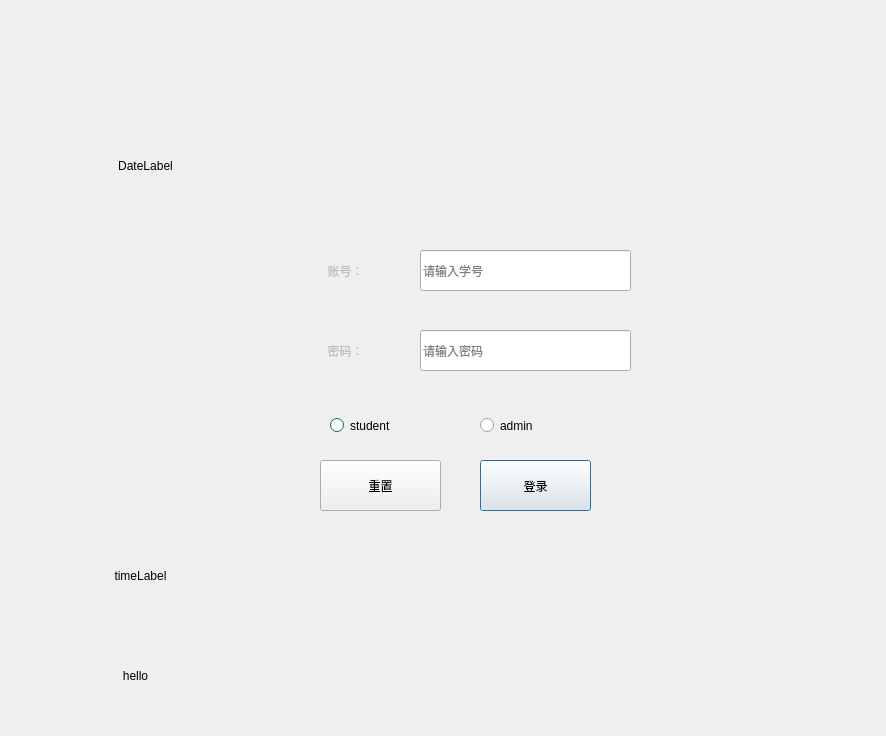
<?xml version="1.0" encoding="UTF-8"?>
<ui version="4.0">
 <class>Login</class>
 <widget class="QDialog" name="Login">
  <property name="geometry">
   <rect>
    <x>0</x>
    <y>0</y>
    <width>886</width>
    <height>736</height>
   </rect>
  </property>
  <property name="windowTitle">
   <string>系统登录界面</string>
  </property>
  <property name="windowIcon">
   <iconset resource="assets.qrc">
    <normaloff>:/assets/assets/Admin.png</normaloff>:/assets/assets/Admin.png</iconset>
  </property>
  <property name="autoFillBackground">
   <bool>false</bool>
  </property>
  <property name="styleSheet">
   <string notr="true">
background-image: url(:/assets/assets/loginBgd.png);
</string>
  </property>
  <property name="sizeGripEnabled">
   <bool>false</bool>
  </property>
  <widget class="QLabel" name="label_4">
   <property name="geometry">
    <rect>
     <x>0</x>
     <y>0</y>
     <width>901</width>
     <height>111</height>
    </rect>
   </property>
   <property name="autoFillBackground">
    <bool>false</bool>
   </property>
   <property name="text">
    <string/>
   </property>
   <property name="pixmap">
    <pixmap resource="assets.qrc">:/assets/assets/LOGO.png</pixmap>
   </property>
   <property name="scaledContents">
    <bool>true</bool>
   </property>
  </widget>
  <widget class="QLabel" name="label_2">
   <property name="enabled">
    <bool>false</bool>
   </property>
   <property name="geometry">
    <rect>
     <x>300</x>
     <y>250</y>
     <width>91</width>
     <height>41</height>
    </rect>
   </property>
   <property name="cursor">
    <cursorShape>ArrowCursor</cursorShape>
   </property>
   <property name="styleSheet">
    <string notr="true">background-image:url(:/assets/assets/label.jpg);</string>
   </property>
   <property name="text">
    <string>账号：</string>
   </property>
   <property name="alignment">
    <set>Qt::AlignCenter</set>
   </property>
  </widget>
  <widget class="QLineEdit" name="IDIineEdit">
   <property name="geometry">
    <rect>
     <x>420</x>
     <y>250</y>
     <width>211</width>
     <height>41</height>
    </rect>
   </property>
   <property name="tabletTracking">
    <bool>true</bool>
   </property>
   <property name="styleSheet">
    <string notr="true">background-image:url(:/assets/assets/label.jpg);</string>
   </property>
   <property name="text">
    <string/>
   </property>
   <property name="echoMode">
    <enum>QLineEdit::Normal</enum>
   </property>
   <property name="placeholderText">
    <string>请输入学号</string>
   </property>
   <property name="cursorMoveStyle">
    <enum>Qt::LogicalMoveStyle</enum>
   </property>
   <property name="clearButtonEnabled">
    <bool>true</bool>
   </property>
  </widget>
  <widget class="QLineEdit" name="pwdLineEdit">
   <property name="geometry">
    <rect>
     <x>420</x>
     <y>330</y>
     <width>211</width>
     <height>41</height>
    </rect>
   </property>
   <property name="baseSize">
    <size>
     <width>1</width>
     <height>3</height>
    </size>
   </property>
   <property name="tabletTracking">
    <bool>false</bool>
   </property>
   <property name="contextMenuPolicy">
    <enum>Qt::DefaultContextMenu</enum>
   </property>
   <property name="styleSheet">
    <string notr="true">background-image:url(:/assets/assets/label.jpg);</string>
   </property>
   <property name="text">
    <string/>
   </property>
   <property name="echoMode">
    <enum>QLineEdit::Password</enum>
   </property>
   <property name="placeholderText">
    <string>请输入密码</string>
   </property>
   <property name="clearButtonEnabled">
    <bool>true</bool>
   </property>
  </widget>
  <widget class="QLabel" name="hello">
   <property name="geometry">
    <rect>
     <x>20</x>
     <y>650</y>
     <width>231</width>
     <height>51</height>
    </rect>
   </property>
   <property name="styleSheet">
    <string notr="true">background-image:url(:/assets/assets/label.jpg);</string>
   </property>
   <property name="text">
    <string>hello</string>
   </property>
   <property name="alignment">
    <set>Qt::AlignCenter</set>
   </property>
  </widget>
  <widget class="QLabel" name="timeLabel">
   <property name="geometry">
    <rect>
     <x>20</x>
     <y>550</y>
     <width>241</width>
     <height>51</height>
    </rect>
   </property>
   <property name="contextMenuPolicy">
    <enum>Qt::DefaultContextMenu</enum>
   </property>
   <property name="styleSheet">
    <string notr="true">background-image:url(:/assets/assets/label.jpg);</string>
   </property>
   <property name="text">
    <string>timeLabel</string>
   </property>
   <property name="alignment">
    <set>Qt::AlignCenter</set>
   </property>
  </widget>
  <widget class="QPushButton" name="loginPushButton">
   <property name="geometry">
    <rect>
     <x>480</x>
     <y>460</y>
     <width>111</width>
     <height>51</height>
    </rect>
   </property>
   <property name="styleSheet">
    <string notr="true">background-image:url(:/assets/assets/label.jpg);</string>
   </property>
   <property name="text">
    <string>登录</string>
   </property>
  </widget>
  <widget class="QPushButton" name="cancelPushButton">
   <property name="geometry">
    <rect>
     <x>320</x>
     <y>460</y>
     <width>121</width>
     <height>51</height>
    </rect>
   </property>
   <property name="styleSheet">
    <string notr="true">background-image:url(:/assets/assets/label.jpg);</string>
   </property>
   <property name="text">
    <string>重置</string>
   </property>
  </widget>
  <widget class="QRadioButton" name="studentRadioButton">
   <property name="geometry">
    <rect>
     <x>330</x>
     <y>410</y>
     <width>111</width>
     <height>31</height>
    </rect>
   </property>
   <property name="palette">
    <palette>
     <active>
      <colorrole role="WindowText">
       <brush brushstyle="SolidPattern">
        <color alpha="255">
         <red>0</red>
         <green>0</green>
         <blue>0</blue>
        </color>
       </brush>
      </colorrole>
      <colorrole role="Button">
       <brush brushstyle="SolidPattern">
        <color alpha="255">
         <red>0</red>
         <green>170</green>
         <blue>127</blue>
        </color>
       </brush>
      </colorrole>
      <colorrole role="Light">
       <brush brushstyle="SolidPattern">
        <color alpha="255">
         <red>0</red>
         <green>255</green>
         <blue>191</blue>
        </color>
       </brush>
      </colorrole>
      <colorrole role="Midlight">
       <brush brushstyle="SolidPattern">
        <color alpha="255">
         <red>0</red>
         <green>212</green>
         <blue>159</blue>
        </color>
       </brush>
      </colorrole>
      <colorrole role="Dark">
       <brush brushstyle="SolidPattern">
        <color alpha="255">
         <red>0</red>
         <green>85</green>
         <blue>63</blue>
        </color>
       </brush>
      </colorrole>
      <colorrole role="Mid">
       <brush brushstyle="SolidPattern">
        <color alpha="255">
         <red>0</red>
         <green>113</green>
         <blue>84</blue>
        </color>
       </brush>
      </colorrole>
      <colorrole role="Text">
       <brush brushstyle="SolidPattern">
        <color alpha="255">
         <red>0</red>
         <green>0</green>
         <blue>0</blue>
        </color>
       </brush>
      </colorrole>
      <colorrole role="BrightText">
       <brush brushstyle="SolidPattern">
        <color alpha="255">
         <red>255</red>
         <green>255</green>
         <blue>255</blue>
        </color>
       </brush>
      </colorrole>
      <colorrole role="ButtonText">
       <brush brushstyle="SolidPattern">
        <color alpha="255">
         <red>0</red>
         <green>0</green>
         <blue>0</blue>
        </color>
       </brush>
      </colorrole>
      <colorrole role="Base">
       <brush brushstyle="SolidPattern">
        <color alpha="255">
         <red>255</red>
         <green>255</green>
         <blue>255</blue>
        </color>
       </brush>
      </colorrole>
      <colorrole role="Window">
       <brush brushstyle="SolidPattern">
        <color alpha="255">
         <red>0</red>
         <green>170</green>
         <blue>127</blue>
        </color>
       </brush>
      </colorrole>
      <colorrole role="Shadow">
       <brush brushstyle="SolidPattern">
        <color alpha="255">
         <red>0</red>
         <green>0</green>
         <blue>0</blue>
        </color>
       </brush>
      </colorrole>
      <colorrole role="AlternateBase">
       <brush brushstyle="SolidPattern">
        <color alpha="255">
         <red>127</red>
         <green>212</green>
         <blue>191</blue>
        </color>
       </brush>
      </colorrole>
      <colorrole role="ToolTipBase">
       <brush brushstyle="SolidPattern">
        <color alpha="255">
         <red>255</red>
         <green>255</green>
         <blue>220</blue>
        </color>
       </brush>
      </colorrole>
      <colorrole role="ToolTipText">
       <brush brushstyle="SolidPattern">
        <color alpha="255">
         <red>0</red>
         <green>0</green>
         <blue>0</blue>
        </color>
       </brush>
      </colorrole>
     </active>
     <inactive>
      <colorrole role="WindowText">
       <brush brushstyle="SolidPattern">
        <color alpha="255">
         <red>0</red>
         <green>0</green>
         <blue>0</blue>
        </color>
       </brush>
      </colorrole>
      <colorrole role="Button">
       <brush brushstyle="SolidPattern">
        <color alpha="255">
         <red>0</red>
         <green>170</green>
         <blue>127</blue>
        </color>
       </brush>
      </colorrole>
      <colorrole role="Light">
       <brush brushstyle="SolidPattern">
        <color alpha="255">
         <red>0</red>
         <green>255</green>
         <blue>191</blue>
        </color>
       </brush>
      </colorrole>
      <colorrole role="Midlight">
       <brush brushstyle="SolidPattern">
        <color alpha="255">
         <red>0</red>
         <green>212</green>
         <blue>159</blue>
        </color>
       </brush>
      </colorrole>
      <colorrole role="Dark">
       <brush brushstyle="SolidPattern">
        <color alpha="255">
         <red>0</red>
         <green>85</green>
         <blue>63</blue>
        </color>
       </brush>
      </colorrole>
      <colorrole role="Mid">
       <brush brushstyle="SolidPattern">
        <color alpha="255">
         <red>0</red>
         <green>113</green>
         <blue>84</blue>
        </color>
       </brush>
      </colorrole>
      <colorrole role="Text">
       <brush brushstyle="SolidPattern">
        <color alpha="255">
         <red>0</red>
         <green>0</green>
         <blue>0</blue>
        </color>
       </brush>
      </colorrole>
      <colorrole role="BrightText">
       <brush brushstyle="SolidPattern">
        <color alpha="255">
         <red>255</red>
         <green>255</green>
         <blue>255</blue>
        </color>
       </brush>
      </colorrole>
      <colorrole role="ButtonText">
       <brush brushstyle="SolidPattern">
        <color alpha="255">
         <red>0</red>
         <green>0</green>
         <blue>0</blue>
        </color>
       </brush>
      </colorrole>
      <colorrole role="Base">
       <brush brushstyle="SolidPattern">
        <color alpha="255">
         <red>255</red>
         <green>255</green>
         <blue>255</blue>
        </color>
       </brush>
      </colorrole>
      <colorrole role="Window">
       <brush brushstyle="SolidPattern">
        <color alpha="255">
         <red>0</red>
         <green>170</green>
         <blue>127</blue>
        </color>
       </brush>
      </colorrole>
      <colorrole role="Shadow">
       <brush brushstyle="SolidPattern">
        <color alpha="255">
         <red>0</red>
         <green>0</green>
         <blue>0</blue>
        </color>
       </brush>
      </colorrole>
      <colorrole role="AlternateBase">
       <brush brushstyle="SolidPattern">
        <color alpha="255">
         <red>127</red>
         <green>212</green>
         <blue>191</blue>
        </color>
       </brush>
      </colorrole>
      <colorrole role="ToolTipBase">
       <brush brushstyle="SolidPattern">
        <color alpha="255">
         <red>255</red>
         <green>255</green>
         <blue>220</blue>
        </color>
       </brush>
      </colorrole>
      <colorrole role="ToolTipText">
       <brush brushstyle="SolidPattern">
        <color alpha="255">
         <red>0</red>
         <green>0</green>
         <blue>0</blue>
        </color>
       </brush>
      </colorrole>
     </inactive>
     <disabled>
      <colorrole role="WindowText">
       <brush brushstyle="SolidPattern">
        <color alpha="255">
         <red>0</red>
         <green>85</green>
         <blue>63</blue>
        </color>
       </brush>
      </colorrole>
      <colorrole role="Button">
       <brush brushstyle="SolidPattern">
        <color alpha="255">
         <red>0</red>
         <green>170</green>
         <blue>127</blue>
        </color>
       </brush>
      </colorrole>
      <colorrole role="Light">
       <brush brushstyle="SolidPattern">
        <color alpha="255">
         <red>0</red>
         <green>255</green>
         <blue>191</blue>
        </color>
       </brush>
      </colorrole>
      <colorrole role="Midlight">
       <brush brushstyle="SolidPattern">
        <color alpha="255">
         <red>0</red>
         <green>212</green>
         <blue>159</blue>
        </color>
       </brush>
      </colorrole>
      <colorrole role="Dark">
       <brush brushstyle="SolidPattern">
        <color alpha="255">
         <red>0</red>
         <green>85</green>
         <blue>63</blue>
        </color>
       </brush>
      </colorrole>
      <colorrole role="Mid">
       <brush brushstyle="SolidPattern">
        <color alpha="255">
         <red>0</red>
         <green>113</green>
         <blue>84</blue>
        </color>
       </brush>
      </colorrole>
      <colorrole role="Text">
       <brush brushstyle="SolidPattern">
        <color alpha="255">
         <red>0</red>
         <green>85</green>
         <blue>63</blue>
        </color>
       </brush>
      </colorrole>
      <colorrole role="BrightText">
       <brush brushstyle="SolidPattern">
        <color alpha="255">
         <red>255</red>
         <green>255</green>
         <blue>255</blue>
        </color>
       </brush>
      </colorrole>
      <colorrole role="ButtonText">
       <brush brushstyle="SolidPattern">
        <color alpha="255">
         <red>0</red>
         <green>85</green>
         <blue>63</blue>
        </color>
       </brush>
      </colorrole>
      <colorrole role="Base">
       <brush brushstyle="SolidPattern">
        <color alpha="255">
         <red>0</red>
         <green>170</green>
         <blue>127</blue>
        </color>
       </brush>
      </colorrole>
      <colorrole role="Window">
       <brush brushstyle="SolidPattern">
        <color alpha="255">
         <red>0</red>
         <green>170</green>
         <blue>127</blue>
        </color>
       </brush>
      </colorrole>
      <colorrole role="Shadow">
       <brush brushstyle="SolidPattern">
        <color alpha="255">
         <red>0</red>
         <green>0</green>
         <blue>0</blue>
        </color>
       </brush>
      </colorrole>
      <colorrole role="AlternateBase">
       <brush brushstyle="SolidPattern">
        <color alpha="255">
         <red>0</red>
         <green>170</green>
         <blue>127</blue>
        </color>
       </brush>
      </colorrole>
      <colorrole role="ToolTipBase">
       <brush brushstyle="SolidPattern">
        <color alpha="255">
         <red>255</red>
         <green>255</green>
         <blue>220</blue>
        </color>
       </brush>
      </colorrole>
      <colorrole role="ToolTipText">
       <brush brushstyle="SolidPattern">
        <color alpha="255">
         <red>0</red>
         <green>0</green>
         <blue>0</blue>
        </color>
       </brush>
      </colorrole>
     </disabled>
    </palette>
   </property>
   <property name="styleSheet">
    <string notr="true">background-image:url(:/assets/assets/label.jpg);</string>
   </property>
   <property name="text">
    <string>student</string>
   </property>
  </widget>
  <widget class="QRadioButton" name="adminRadioButton">
   <property name="geometry">
    <rect>
     <x>480</x>
     <y>410</y>
     <width>111</width>
     <height>31</height>
    </rect>
   </property>
   <property name="styleSheet">
    <string notr="true">background-image:url(:/assets/assets/label.jpg);</string>
   </property>
   <property name="text">
    <string>admin</string>
   </property>
  </widget>
  <widget class="QLabel" name="DateLabel">
   <property name="geometry">
    <rect>
     <x>30</x>
     <y>140</y>
     <width>231</width>
     <height>51</height>
    </rect>
   </property>
   <property name="styleSheet">
    <string notr="true">background-image:url(:/assets/assets/label.jpg);</string>
   </property>
   <property name="text">
    <string>DateLabel</string>
   </property>
   <property name="alignment">
    <set>Qt::AlignCenter</set>
   </property>
  </widget>
  <widget class="QLabel" name="label_5">
   <property name="enabled">
    <bool>false</bool>
   </property>
   <property name="geometry">
    <rect>
     <x>300</x>
     <y>330</y>
     <width>91</width>
     <height>41</height>
    </rect>
   </property>
   <property name="cursor">
    <cursorShape>ArrowCursor</cursorShape>
   </property>
   <property name="styleSheet">
    <string notr="true">background-image:url(:/assets/assets/label.jpg);</string>
   </property>
   <property name="text">
    <string>密码：</string>
   </property>
   <property name="alignment">
    <set>Qt::AlignCenter</set>
   </property>
  </widget>
  <widget class="QLabel" name="label">
   <property name="geometry">
    <rect>
     <x>700</x>
     <y>530</y>
     <width>181</width>
     <height>191</height>
    </rect>
   </property>
   <property name="styleSheet">
    <string notr="true">background-image:url(:/assets/assets/Square44x44Logo.scale-400.png);</string>
   </property>
   <property name="text">
    <string/>
   </property>
  </widget>
 </widget>
 <resources>
  <include location="assets.qrc"/>
 </resources>
 <connections/>
</ui>
